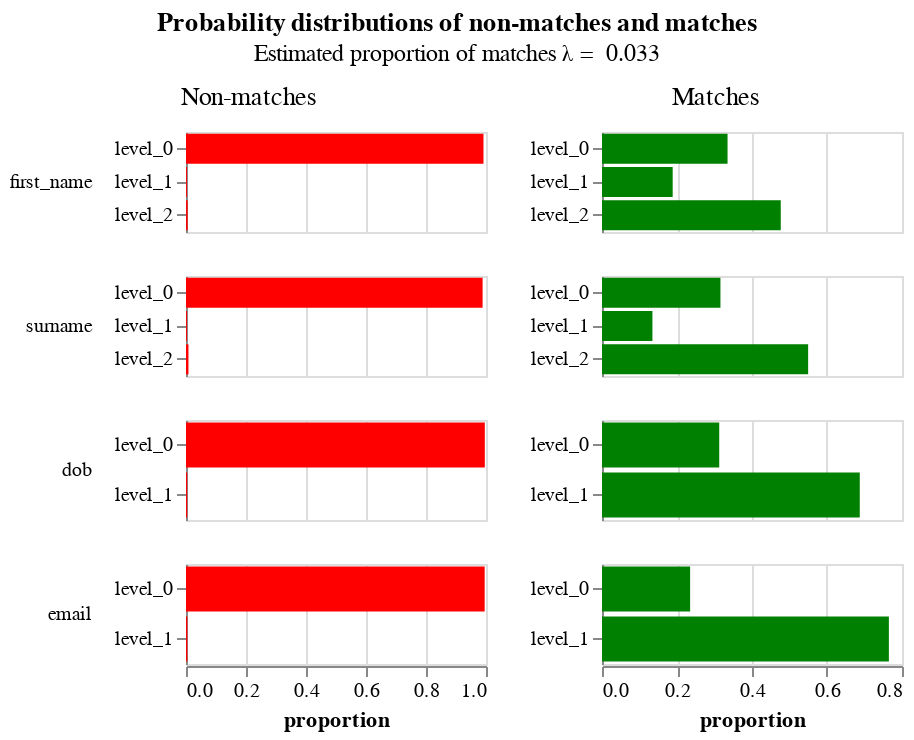

Write notebook code for a chart like this one.
### Markdown cell above
The `params` property of the `linker` is an object that contains a lot of diagnostic information about how the match probability was computed.  The following cells demonstrate some of its functionality

### Code cell
model = linker.model
model.probability_distribution_chart()

### Figure 1 — Vega-Lite specification as saved in the notebook (floating-point values rounded to 4 significant figures)
{"$schema": "https://vega.github.io/schema/vega-lite/v4.json", "config": {"header": {"title": null}, "title": {"anchor": "middle", "offset": 10}, "view": {"continuousHeight": 300, "continuousWidth": 400, "height": 300, "width": 400}}, "data": {"name": "data-51d04c6bc8ec710437f2bf42a9e0f2db"}, "datasets": {"data-51d04c6bc8ec710437f2bf42a9e0f2db": [{"bayes_factor": 89.26, "column_name": "first_name", "comparison_vector_value": "2", "gamma_column_name": "gamma_first_name", "gamma_index": 2, "is_null": false, "label": "level_2", "level_name": "level_2", "level_proportion": 0.02089, "log2_bayes_factor": 6.48, "m_probability": 0.4767, "num_levels": 3, "sql_expr": "WHEN JARO_WINKLER_SIM(first_name_l, first_name_r) >= 1.0 THEN 2", "u_probability": 0.005341}, {"bayes_factor": 61.42, "column_name": "first_name", "comparison_vector_value": "1", "gamma_column_name": "gamma_first_name", "gamma_index": 1, "is_null": false, "label": "level_1", "level_name": "level_1", "level_proportion": 0.009188, "log2_bayes_factor": 5.941, "m_probability": 0.1885, "num_levels": 3, "sql_expr": "WHEN JARO_WINKLER_SIM(first_name_l, first_name_r) >= 0.88 THEN 1", "u_probability": 0.00307}, {"bayes_factor": 0.3376, "column_name": "first_name", "comparison_vector_value": "0", "gamma_column_name": "gamma_first_name", "gamma_index": 0, "is_null": false, "label": "level_0", "level_name": "level_0", "level_proportion": 0.9699, "log2_bayes_factor": -1.567, "m_probability": 0.3348, "num_levels": 3, "sql_expr": "ELSE 0", "u_probability": 0.9916}, {"bayes_factor": 66.81, "column_name": "surname", "comparison_vector_value": "2", "gamma_column_name": "gamma_surname", "gamma_index": 2, "is_null": false, "label": "level_2", "level_name": "level_2", "level_proportion": 0.02609, "log2_bayes_factor": 6.062, "m_probability": 0.5497, "num_levels": 3, "sql_expr": "WHEN JARO_WINKLER_SIM(surname_l, surname_r) >= 1.0 THEN 2", "u_probability": 0.008228}, {"bayes_factor": 42.99, "column_name": "surname", "comparison_vector_value": "1", "gamma_column_name": "gamma_surname", "gamma_index": 1, "is_null": false, "label": "level_1", "level_name": "level_1", "level_proportion": 0.00746, "log2_bayes_factor": 5.426, "m_probability": 0.1345, "num_levels": 3, "sql_expr": "WHEN JARO_WINKLER_SIM(surname_l, surname_r) >= 0.88 THEN 1", "u_probability": 0.003128}, {"bayes_factor": 0.3195, "column_name": "surname", "comparison_vector_value": "0", "gamma_column_name": "gamma_surname", "gamma_index": 0, "is_null": false, "label": "level_0", "level_name": "level_0", "level_proportion": 0.9664, "log2_bayes_factor": -1.646, "m_probability": 0.3159, "num_levels": 3, "sql_expr": "ELSE 0", "u_probability": 0.9886}, {"bayes_factor": 175.2, "column_name": "dob", "comparison_vector_value": "1", "gamma_column_name": "gamma_dob", "gamma_index": 1, "is_null": false, "label": "level_1", "level_name": "level_1", "level_proportion": 0.02647, "log2_bayes_factor": 7.452, "m_probability": 0.6874, "num_levels": 2, "sql_expr": "WHEN dob_l = dob_r THEN 1", "u_probability": 0.003924}, {"bayes_factor": 0.3138, "column_name": "dob", "comparison_vector_value": "0", "gamma_column_name": "gamma_dob", "gamma_index": 0, "is_null": false, "label": "level_0", "level_name": "level_0", "level_proportion": 0.9735, "log2_bayes_factor": -1.672, "m_probability": 0.3126, "num_levels": 2, "sql_expr": "ELSE 0", "u_probability": 0.9961}, {"bayes_factor": 171.6, "column_name": "email", "comparison_vector_value": "1", "gamma_column_name": "gamma_email", "gamma_index": 1, "is_null": false, "label": "level_1", "level_name": "level_1", "level_proportion": 0.02955, "log2_bayes_factor": 7.423, "m_probability": 0.765, "num_levels": 2, "sql_expr": "WHEN email_l = email_r THEN 1", "u_probability": 0.004457}, {"bayes_factor": 0.2361, "column_name": "email", "comparison_vector_value": "0", "gamma_column_name": "gamma_email", "gamma_index": 0, "is_null": false, "label": "level_0", "level_name": "level_0", "level_proportion": 0.9705, "log2_bayes_factor": -2.083, "m_probability": 0.235, "num_levels": 2, "sql_expr": "ELSE 0", "u_probability": 0.9955}]}, "hconcat": [{"encoding": {"color": {"value": "red"}, "row": {"field": "column_name", "header": {"labelAlign": "left", "labelAnchor": "middle", "labelAngle": 0}, "sort": {"field": "gamma_index"}, "type": "nominal"}, "tooltip": [{"field": "column_name", "type": "nominal"}, {"field": "level_name", "type": "ordinal"}, {"field": "u_probability", "format": ".4f", "type": "quantitative"}, {"field": "bayes_factor", "format": ".4f", "type": "quantitative"}, {"field": "level_proportion", "format": ".2%", "title": "Percentage of record comparisons in this level", "type": "nominal"}, {"field": "log2_bayes_factor", "format": ".4f", "type": "quantitative"}], "x": {"axis": {"title": "proportion"}, "field": "u_probability", "type": "quantitative"}, "y": {"axis": {"title": null}, "field": "label", "sort": {"field": "gamma_index"}, "type": "nominal"}}, "height": 50, "mark": "bar", "resolve": {"scale": {"y": "independent"}}, "title": {"fontWeight": "normal", "text": "Non-matches"}, "transform": [{"filter": "(datum.bayes_factor != 'unnecessary filter2 due to vega lite issue 4680')"}], "width": 150}, {"encoding": {"color": {"value": "green"}, "row": {"field": "column_name", "header": {"labels": false}, "sort": {"field": "gamma_index"}, "type": "nominal"}, "tooltip": [{"field": "column_name", "type": "nominal"}, {"field": "level_name", "type": "ordinal"}, {"field": "m_probability", "format": ".4f", "type": "quantitative"}, {"field": "bayes_factor", "format": ".4f", "type": "quantitative"}, {"field": "level_proportion", "format": ".2%", "title": "Percentage of record comparisons in this level", "type": "nominal"}, {"field": "log2_bayes_factor", "format": ".4f", "type": "quantitative"}], "x": {"axis": {"title": "proportion"}, "field": "m_probability", "type": "quantitative"}, "y": {"axis": {"title": null}, "field": "label", "sort": {"field": "gamma_index"}, "type": "nominal"}}, "height": 50, "mark": "bar", "resolve": {"scale": {"y": "independent"}}, "title": {"fontWeight": "normal", "text": "Matches"}, "transform": [{"filter": "(datum.bayes_factor != 'unnecessary filter due to vega lite issue 4680')"}], "width": 150}], "title": {"subtitle": "Estimated proportion of matches λ =  0.033", "text": "Probability distributions of non-matches and matches "}, "transform": []}
